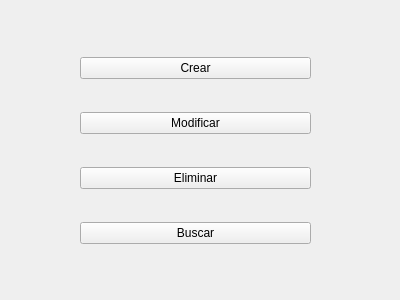
<?xml version="1.0" encoding="UTF-8"?>
<ui version="4.0">
 <class>Form</class>
 <widget class="QWidget" name="Form">
  <property name="geometry">
   <rect>
    <x>0</x>
    <y>0</y>
    <width>400</width>
    <height>300</height>
   </rect>
  </property>
  <property name="windowTitle">
   <string>Form</string>
  </property>
  <widget class="QWidget" name="">
   <property name="geometry">
    <rect>
     <x>80</x>
     <y>30</y>
     <width>231</width>
     <height>241</height>
    </rect>
   </property>
   <layout class="QGridLayout" name="gridLayout">
    <item row="0" column="0">
     <widget class="QPushButton" name="pushButton">
      <property name="text">
       <string>Crear</string>
      </property>
     </widget>
    </item>
    <item row="1" column="0">
     <widget class="QPushButton" name="pushButton_2">
      <property name="text">
       <string>Modificar</string>
      </property>
     </widget>
    </item>
    <item row="2" column="0">
     <widget class="QPushButton" name="pushButton_3">
      <property name="text">
       <string>Eliminar</string>
      </property>
     </widget>
    </item>
    <item row="3" column="0">
     <widget class="QPushButton" name="pushButton_4">
      <property name="text">
       <string>Buscar</string>
      </property>
     </widget>
    </item>
   </layout>
  </widget>
 </widget>
 <resources/>
 <connections/>
</ui>
